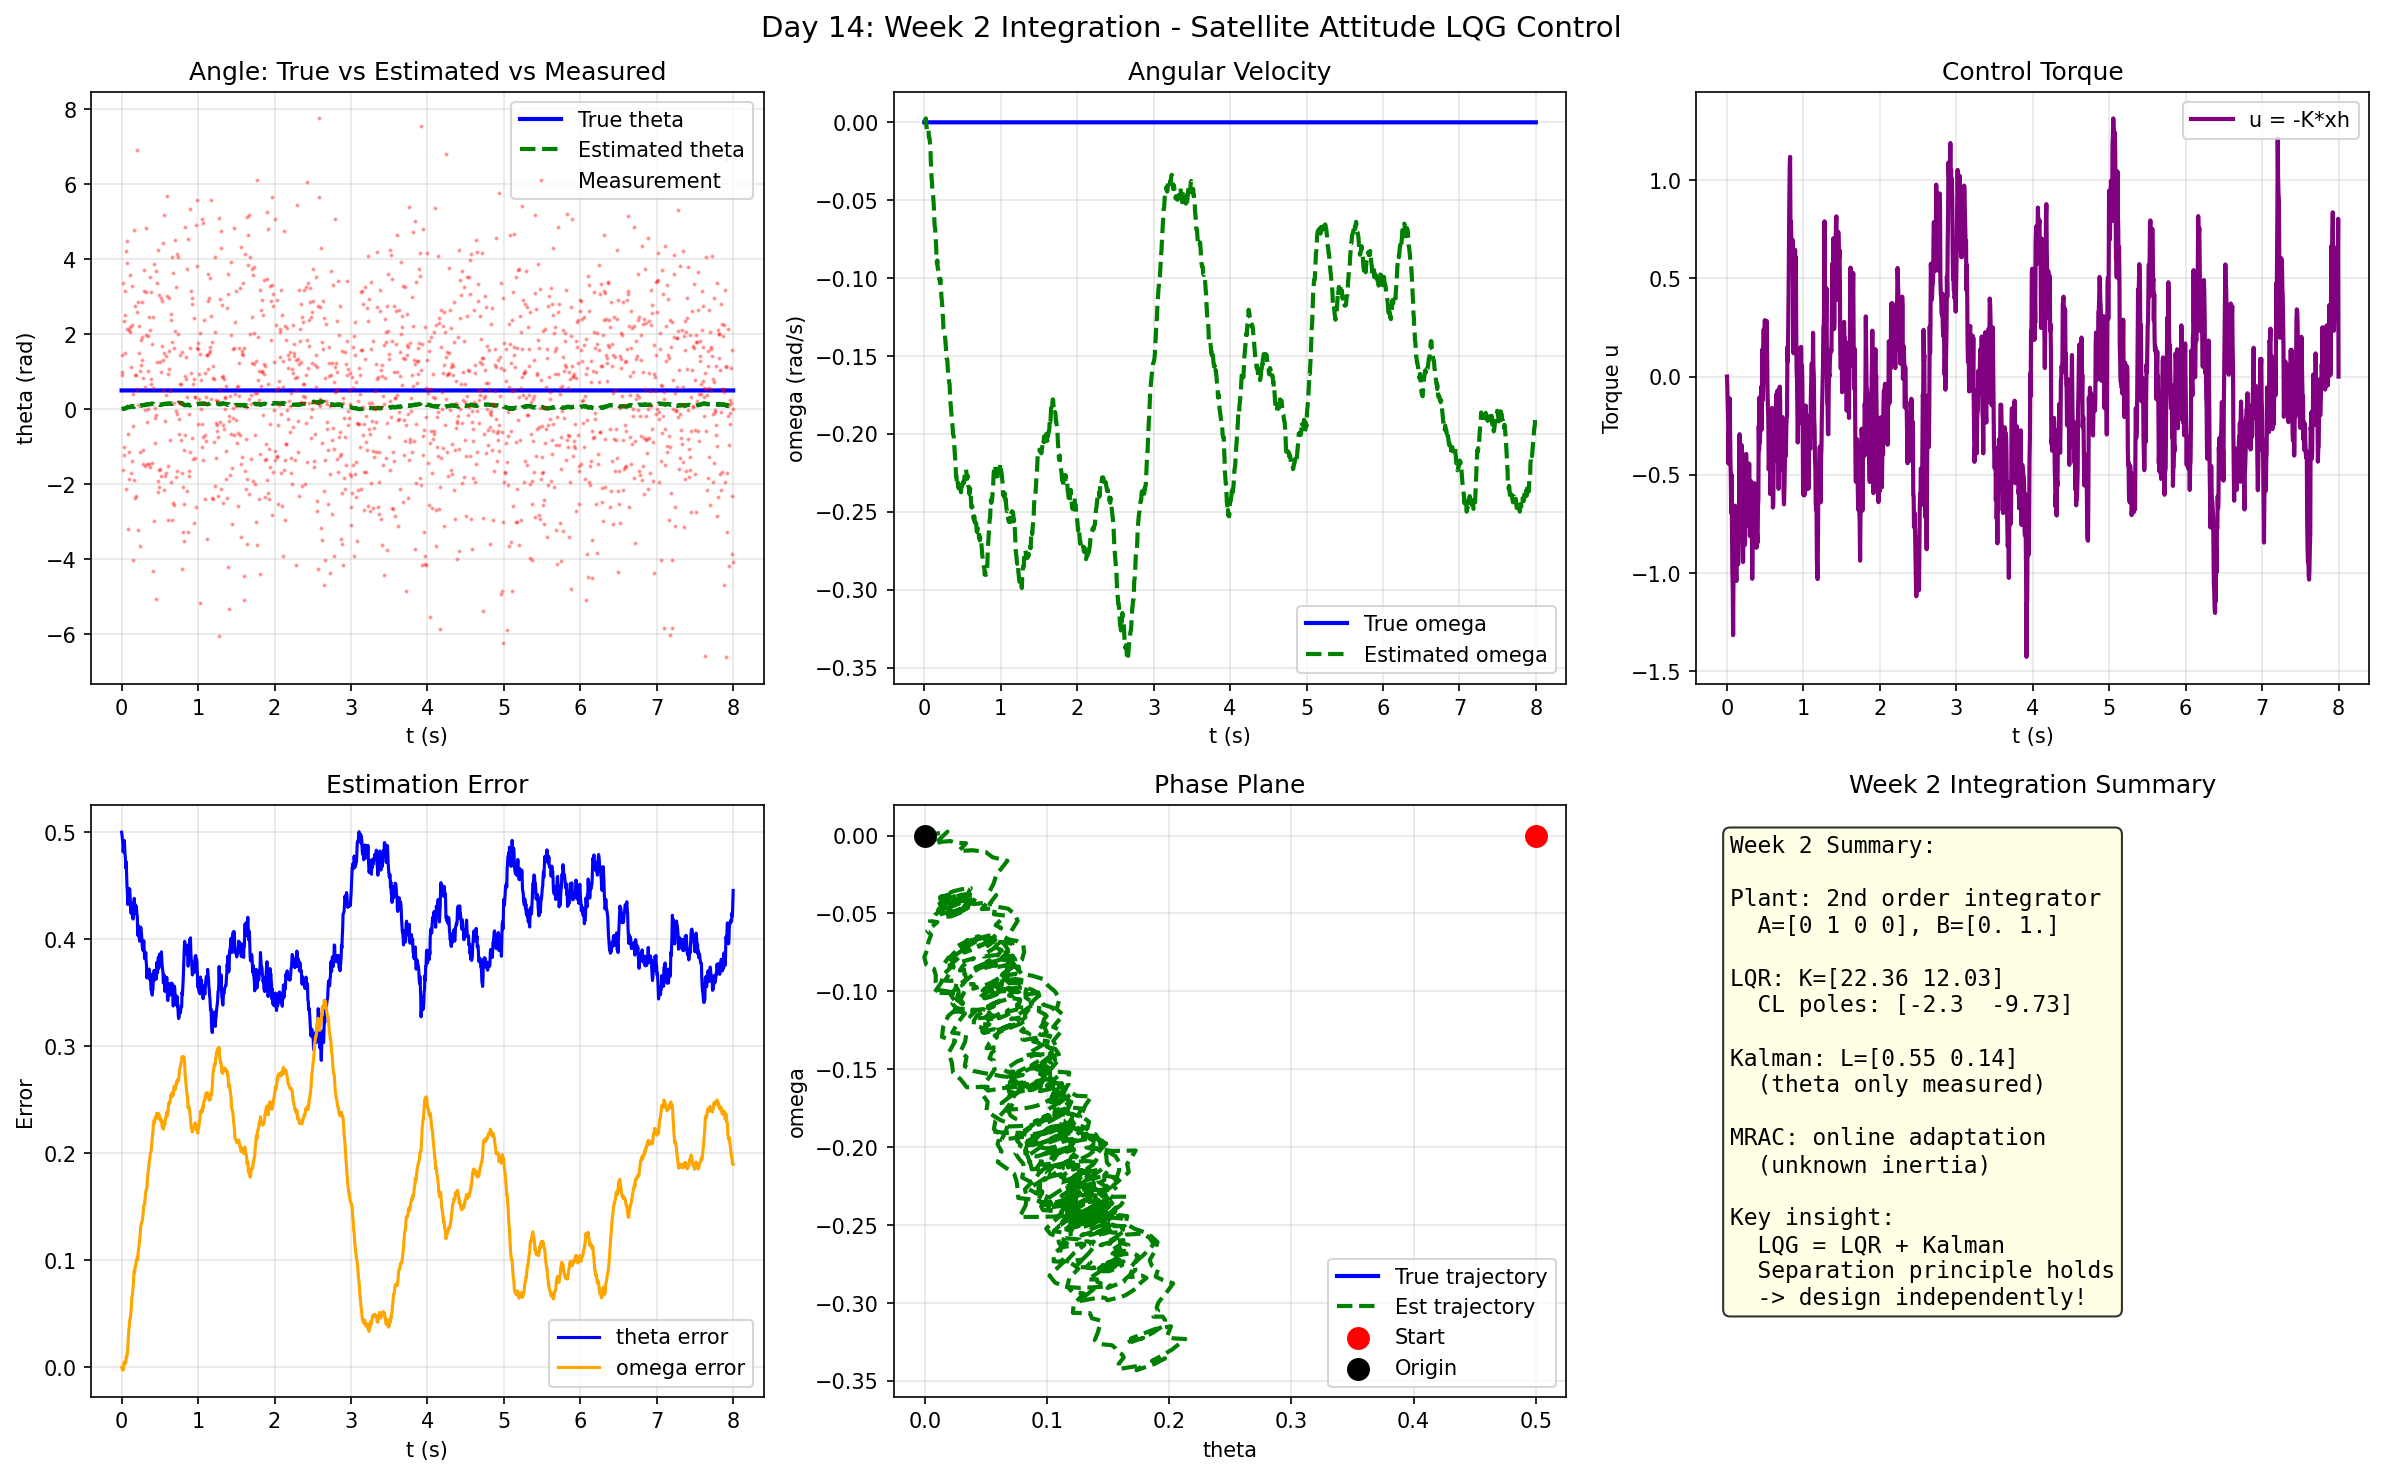

Generate this figure with Python:
import numpy as np
import matplotlib
matplotlib.use('Agg')
import matplotlib.pyplot as plt
from scipy import linalg, signal

print("=" * 60)
print("Day 14: Week 2 Integration Project")
print("=" * 60)

# ===== Design Problem =====
# Satellite attitude control (2nd order rotational dynamics)
# J * theta_ddot = u  (no friction, torque input)
# State: x = [theta, omega]
# G(s) = 1/(J*s^2), J = 1

J = 1.0
A = np.array([[0, 1], [0, 0]])
B = np.array([[0], [1/J]])
C = np.array([[1, 0]])
print(f"\nSatellite attitude: J={J}")
print(f"A={A.tolist()}, B={B.flatten().tolist()}")

# ===== Step 1: Controllability =====
Cc = np.array([[B.flatten()], [A @ B.flatten()]]).reshape(2, 2)
print(f"\nControllability matrix rank: {np.linalg.matrix_rank(Cc)} (full rank)")

# ===== Step 2: State Feedback (LQR) =====
Q = np.diag([50.0, 10.0])  # penalize angle more
R = np.array([[0.1]])
P = linalg.solve_continuous_are(A, B, Q, R)
K = (linalg.inv(R) @ B.T @ P).flatten()  # shape (2,)
A_cl = A - np.outer(B.flatten(), K)
lam_cl = linalg.eigvals(A_cl)
print(f"\nLQR: K={K.round(3)}, poles={lam_cl.real.round(3)}")

# ===== Step 3: Observer Design (Kalman Filter) =====
Q_kf = np.eye(2) * 0.1
R_kf = np.array([[5.0]])
P_kf = linalg.solve_continuous_are(A.T, C.T, Q_kf, R_kf)
L = (P_kf @ C.T / R_kf[0,0]).flatten()  # observer gain
print(f"Kalman observer gain: L={L.round(3)}")

# ===== Step 4: LQG Controller =====
# u = -K * x_hat
# x_hat_dot = A*x_hat + B*u + L*(y - C*x_hat)
print(f"\nLQG Controller: K={K.round(3)}, Observer L={L.round(3)}")

# ===== Step 5: Simulate =====
np.random.seed(42)
T = 8.0
dt = 0.005
N = int(T / dt)
t = np.linspace(0, T, N)

w = np.sqrt(Q_kf.diagonal()/dt) * np.random.randn(N, 2) * 0.0  # small process noise
v_meas = np.sqrt(R_kf[0,0]) * np.random.randn(N)

x = np.zeros((N, 2))
xh = np.zeros((N, 2))
y = np.zeros(N)
u = np.zeros(N)

x[0] = [0.5, 0.0]   # initial: 0.5 rad offset, zero velocity
xh[0] = [0.0, 0.0]  # wrong initial estimate

for i in range(N-1):
    # True dynamics
    x_dot = A @ x[i] + B.flatten() * u[i]
    x[i+1] = x[i] + x_dot * dt

    # Measurement (only theta is measured)
    y[i] = C[0] @ x[i] + v_meas[i]

    # LQG control
    u[i] = -np.dot(K, xh[i])

    # Observer update
    innovation = C[0] @ xh[i]
    xh_dot = A @ xh[i] + B.flatten() * u[i] + L * (y[i] - innovation)
    xh[i+1] = xh[i] + xh_dot * dt

print(f"\nSimulation done. Final x: {x[-1].round(4)}, xh: {xh[-1].round(4)}")

# ===== Step 6: MRAC alternative (for comparison) =====
# For this simple double integrator, MRAC might be overkill
# but let's simulate one with unknown J
J_est = 0.5  # wrong estimate (half the true J)
theta_mr = np.zeros(N)
omega_mr = np.zeros(N)
u_mr = np.zeros(N)
theta1_mr = np.zeros(N)
theta2_mr = np.zeros(N)

theta_mr[0] = 0.5
xm = np.zeros(N)  # reference model

# Reference model: desired response
am, bm = 3.0, 3.0
xm[0] = 0.5

for i in range(N-1):
    # Reference model (desired 2nd order response)
    xm_dot = -am * xm[i] + bm * 0  # step input = 0, start from init
    xm[i+1] = xm[i] + xm_dot * dt

    # MRAC for double integrator: u = theta1*r + theta2*theta
    r = 0.0  # no reference input, just regulation
    e_mr = theta_mr[i] - xm[i]
    u_mr[i] = theta1_mr[i] * r + theta2_mr[i] * theta_mr[i]

    # Parameter update (MIT rule)
    gamma = 0.5
    theta1_mr[i+1] = theta1_mr[i] - gamma * e_mr * r * dt
    theta2_mr[i+1] = theta2_mr[i] - gamma * e_mr * theta_mr[i] * dt

    # Plant with wrong J
    theta_dot = omega_mr[i]
    omega_dot = u_mr[i] / J_est
    theta_mr[i+1] = theta_mr[i] + theta_dot * dt
    omega_mr[i+1] = omega_mr[i] + omega_dot * dt

# ===== Plot =====
fig, axes = plt.subplots(2, 3, figsize=(16, 10))
fig.suptitle('Day 14: Week 2 Integration - Satellite Attitude LQG Control', fontsize=14)

ax = axes[0, 0]
ax.plot(t, x[:,0], 'b-', lw=2, label='True theta')
ax.plot(t, xh[:,0], 'g--', lw=2, label='Estimated theta')
ax.plot(t, y, 'r.', ms=2, alpha=0.3, label='Measurement')
ax.set_xlabel('t (s)')
ax.set_ylabel('theta (rad)')
ax.set_title('Angle: True vs Estimated vs Measured')
ax.legend()
ax.grid(True, alpha=0.3)

ax = axes[0, 1]
ax.plot(t, x[:,1], 'b-', lw=2, label='True omega')
ax.plot(t, xh[:,1], 'g--', lw=2, label='Estimated omega')
ax.set_xlabel('t (s)')
ax.set_ylabel('omega (rad/s)')
ax.set_title('Angular Velocity')
ax.legend()
ax.grid(True, alpha=0.3)

ax = axes[0, 2]
ax.plot(t, u, 'purple', lw=2, label='u = -K*xh')
ax.set_xlabel('t (s)')
ax.set_ylabel('Torque u')
ax.set_title('Control Torque')
ax.legend()
ax.grid(True, alpha=0.3)

ax = axes[1, 0]
ax.plot(t, x[:,0]-xh[:,0], 'b-', lw=1.5, label='theta error')
ax.plot(t, x[:,1]-xh[:,1], 'orange', lw=1.5, label='omega error')
ax.set_xlabel('t (s)')
ax.set_ylabel('Error')
ax.set_title('Estimation Error')
ax.legend()
ax.grid(True, alpha=0.3)

ax = axes[1, 1]
ax.plot(x[:,0], x[:,1], 'b-', lw=2, label='True trajectory')
ax.plot(xh[:,0], xh[:,1], 'g--', lw=2, label='Est trajectory')
ax.scatter([0.5], [0], color='red', s=100, zorder=5, label='Start')
ax.scatter([0], [0], color='black', s=100, zorder=5, label='Origin')
ax.set_xlabel('theta')
ax.set_ylabel('omega')
ax.set_title('Phase Plane')
ax.legend()
ax.grid(True, alpha=0.3)

ax = axes[1, 2]
ax.axis('off')
txt = (f"Week 2 Summary:\n\n"
       f"Plant: 2nd order integrator\n"
       f"  A={A.flatten()}, B={B.flatten()}\n\n"
       f"LQR: K={K.round(2)}\n"
       f"  CL poles: {lam_cl.real.round(2)}\n\n"
       f"Kalman: L={L.round(2)}\n"
       f"  (theta only measured)\n\n"
       f"MRAC: online adaptation\n"
       f"  (unknown inertia)\n\n"
       f"Key insight:\n"
       f"  LQG = LQR + Kalman\n"
       f"  Separation principle holds\n"
       f"  -> design independently!")
ax.text(0.05, 0.95, txt, transform=ax.transAxes, va='top', fontsize=11,
        fontfamily='monospace', bbox=dict(boxstyle='round', facecolor='lightyellow', alpha=0.8))
ax.set_title('Week 2 Integration Summary')

plt.tight_layout()
plt.savefig('C:/Users/WUccc/.openclaw/workspace/notes/工程控制论/code/day14_integration.png', dpi=150, bbox_inches='tight')
print("\nFigure saved!")

print("\n" + "=" * 60)
print("WEEK 2 COMPLETE - Key Takeaways")
print("=" * 60)
print(f"""
Week 2 Architecture (Linear Modern Control):

Day 8:  State Space
  x_dot = Ax + Bu, y = Cx + Du
  Controllability: rank(Cc) = n
  Observability: rank(O) = n

Day 9:  LQR (Optimal Control)
  min J = integral(x'Qx + u'Ru)dt
  K = R^(-1)*B'*P  (Riccati)

Day 10: Kalman Filter (Optimal Estimation)
  Predict: x_hat_dot, P_dot
  Correct: K = P*C'*R^(-1)

Day 11: LQG = LQR + Kalman
  Separation principle: design independently!

Day 12: MRAC (Adaptive Control)
  MIT rule: theta_dot = -gamma*e*phi
  Online learning for unknown parameters

Day 13: Nonlinear
  Phase plane, limit cycles, Lyapunov indirect

Day 14: Integration Project
  Satellite attitude: LQG controller
  Complete Week 2 architecture!
""")
